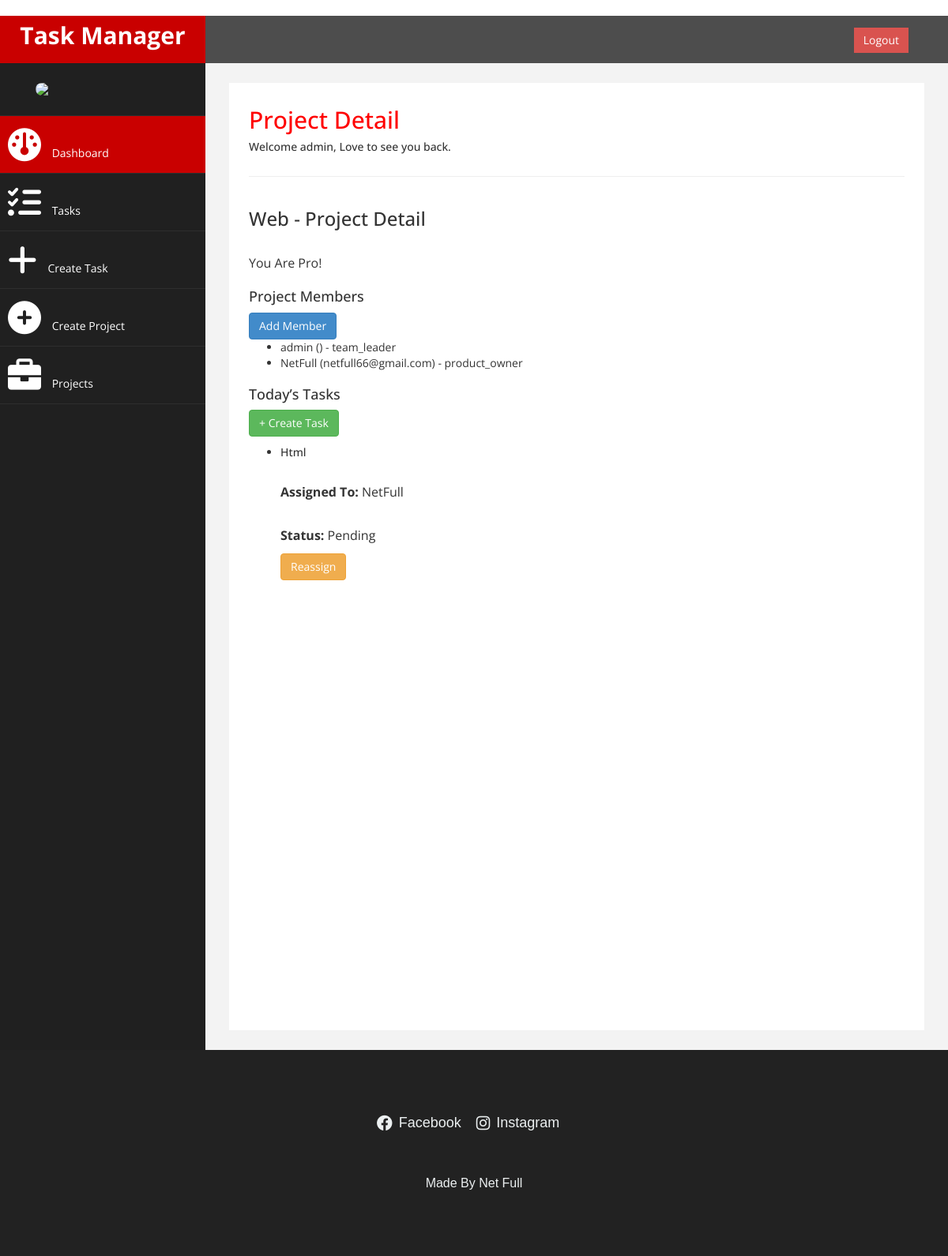
The app's page /project/1/ (signed in), older data.
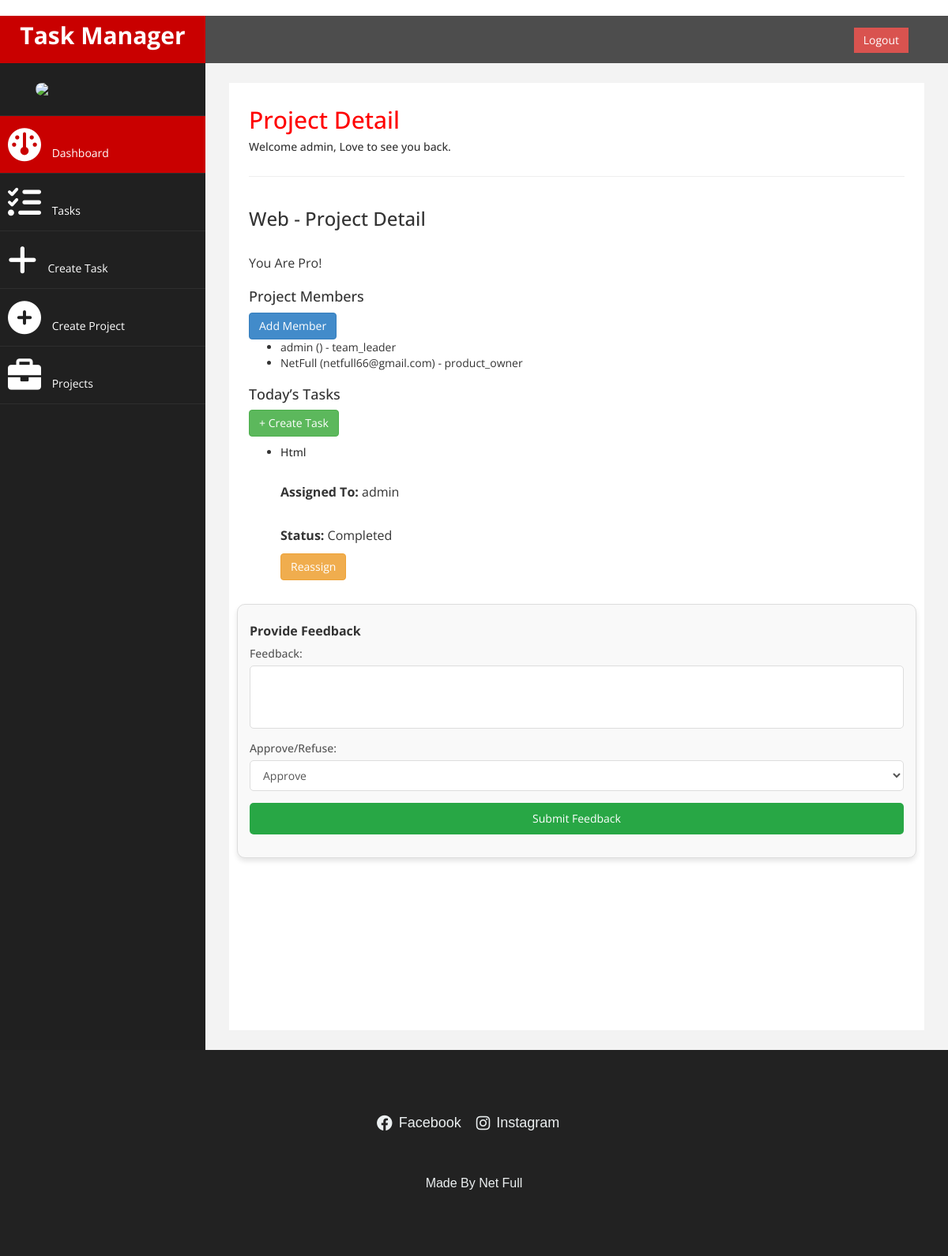
The same page, newer data.
### welcome/models.py (models this page shows)
class CustomUser(AbstractUser):
    subscription_type = models.CharField(
        max_length=20,
        choices=[('free', 'Free'), ('pro', 'Pro')],
        default='free'
    )
    ROLE_CHOICES = [
        ('team_leader', 'Team Leader'),
        ('product_owner', 'Product Owner'),
        ('programmer', 'Programmer'),
    ]
    role = models.CharField(max_length=20, choices=ROLE_CHOICES, null=True)
    trial_start_date = models.DateField(null=True, blank=True)
    category = models.CharField(
        max_length=20,
        choices=[('programming', 'Programming'), ('education', 'Education'), ('crm', 'CRM')],
        null=True
    )
    pro_subscription_date = models.DateField(null=True, blank=True)  # Track last subscription to Pro
    subscription_end_date = models.DateField(null=True, blank=True)  # New field
    groups = models.ManyToManyField(
        Group,
        related_name="custom_user_groups",
        blank=True
    )
    user_permissions = models.ManyToManyField(
        Permission,
        related_name="custom_user_permissions",
        blank=True
    )

class ProUserTask(models.Model):
    user = models.ForeignKey(CustomUser, on_delete=models.CASCADE)  # Task creator
    task_name = models.CharField(max_length=255)
    project = models.ForeignKey(
        'Project', on_delete=models.CASCADE, null=True, blank=True, related_name='tasks'
    )  # Related name for reverse querying tasks by project
    assigned_to = models.ForeignKey(
        CustomUser, on_delete=models.SET_NULL, null=True, blank=True, related_name='assigned_tasks'
    )  # User to whom the task is assigned
    uploaded_file = models.FileField(upload_to='task_files/', null=True, blank=True)
    created_at = models.DateTimeField(auto_now_add=True)
    is_done = models.BooleanField(default=False)
    def __str__(self):
        return self.task_name

### welcome/views.py (the view)
# urls.py: path('project/<int:project_id>/', views.project_detail, name='project_detail'),
@login_required
def project_detail(request, project_id):
    project = get_object_or_404(Project, id=project_id)
    if request.user != project.created_by and request.user not in project.members.all():
        return HttpResponseForbidden("You do not have permission to view this project.")
    tasks = project.tasks.all()
    print(f"Tasks for project {project_id}: {tasks}")
    return render(request, 'project_detail.html', {
        'project': project,
        'tasks': tasks,
        'members': project.members.all()
    })

### welcome/templates/project_detail.html (shortened to what the changed rows need)
﻿﻿﻿{% load static %}
<!DOCTYPE html>
<html xmlns="http://www.w3.org/1999/xhtml">
<head>
    <link href="{% static 'bootstrap.css' %}" rel="stylesheet" />
    <link href="{% static 'font-awesome.css' %}" rel="stylesheet" />
    <link rel="stylesheet" href="https://cdnjs.cloudflare.com/ajax/libs/font-awesome/6.0.0-beta3/css/all.min.css" />
    <link href="{% static 'custom.css' %}" rel="stylesheet" />
</head>
<body>
    <div id="wrapper">
        <div id="page-wrapper">
            <div id="page-inner">
                <div class="container-fluid">
                    <div class="row">
                        <div class="col-md-12">
                            <h2 class="page-title">Project Detail</h2>
                            <h5 class="welcome-message">Welcome {{ user.username }}, Love to see you back.</h5>
                        </div>
                    </div>
                    <div class="task-manager row">
                        <div class="col-md-6">
                            <div class="task-left">
                                <div class="members-section">
                                    {% if members %}
                                        <ul class="members-list">
                                            {% for member in members %}
                                            <li>{{ member.username }} ({{ member.email }}) - {{ member.role }}</li>
                                            {% endfor %}
                                        </ul>
                                    {% else %}
                                        <p>No members added yet.</p>
                                    {% endif %}
                                </div>
                                <div class="tasks-section">
                                    <div class="tasks-wrapper">
                                        {% if tasks %}
                                            <ul class="task-list">
                                                {% for task in tasks %}
                                                <li class="task-item {% if task.is_done %}completed{% endif %}">
                                                    <h5>{{ task.task_name }}</h5>
                                                    <p><strong>Assigned To:</strong> {{ task.assigned_to.username }}</p>
                                                    <p><strong>Status:</strong> {% if task.is_done %}Completed{% else %}Pending{% endif %}</p>
                                                    <button class="btn btn-warning" onclick="document.getElementById('reassign-task-{{ task.id }}').style.display='block'">Reassign</button>
                                                </li>
                                                {% endfor %}
                                            </ul>
                                        {% else %}
                                            <p>No tasks available.</p>
                                        {% endif %}
                                    </div>
                                </div>
                            </div>
                        </div>
                    </div>
                </div>
                {% for task in tasks %}
                {% if task.is_done %}
            <div class="task-feedback">
              <h5>Provide Feedback</h5>
              <form method="post" action="{% url 'task_detail' task.id %}">
                <label for="feedback">Feedback:</label>
                <textarea id="feedback" name="feedback" required></textarea>
                <label for="approval">Approve/Refuse:</label>
                <select id="approval" name="action" required>
                  <option value="approve">Approve</option>
                </select>
                <button type="submit">Submit Feedback</button>
              </form>
            </div>
            {% endif %}
            {% endfor %}
            </div>
        </div>
    </div>
</body>
</html>

Row changes from the older to the newer data that the page shows:
changed ProUserTask "Html": assigned_to.username "NetFull" → "admin"; is_done "Pending" → "Completed"
